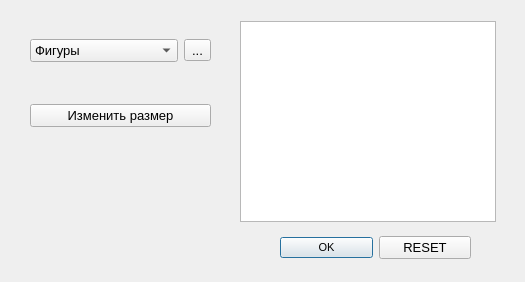
<?xml version="1.0" encoding="UTF-8"?>
<ui version="4.0">
 <class>FigureDialog</class>
 <widget class="QDialog" name="FigureDialog">
  <property name="geometry">
   <rect>
    <x>0</x>
    <y>0</y>
    <width>525</width>
    <height>282</height>
   </rect>
  </property>
  <property name="font">
   <font>
    <pointsize>10</pointsize>
   </font>
  </property>
  <property name="windowTitle">
   <string>Dialog</string>
  </property>
  <widget class="QGraphicsView" name="graphicsView">
   <property name="geometry">
    <rect>
     <x>240</x>
     <y>21</y>
     <width>256</width>
     <height>201</height>
    </rect>
   </property>
  </widget>
  <widget class="QWidget" name="horizontalLayoutWidget_2">
   <property name="geometry">
    <rect>
     <x>280</x>
     <y>230</y>
     <width>191</width>
     <height>35</height>
    </rect>
   </property>
   <layout class="QHBoxLayout" name="horizontalLayout_2">
    <item>
     <widget class="QPushButton" name="okButton">
      <property name="font">
       <font>
        <pointsize>8</pointsize>
       </font>
      </property>
      <property name="text">
       <string>OK</string>
      </property>
     </widget>
    </item>
    <item>
     <widget class="QPushButton" name="resetButton">
      <property name="text">
       <string>RESET</string>
      </property>
     </widget>
    </item>
   </layout>
  </widget>
  <widget class="QWidget" name="horizontalLayoutWidget">
   <property name="geometry">
    <rect>
     <x>30</x>
     <y>20</y>
     <width>181</width>
     <height>61</height>
    </rect>
   </property>
   <layout class="QHBoxLayout" name="horizontalLayout">
    <item>
     <widget class="QComboBox" name="FigureSelector">
      <item>
       <property name="text">
        <string>Фигуры</string>
       </property>
      </item>
      <item>
       <property name="text">
        <string>Квадрат</string>
       </property>
      </item>
      <item>
       <property name="text">
        <string>Круг</string>
       </property>
      </item>
      <item>
       <property name="text">
        <string>Треугольник</string>
       </property>
      </item>
      <item>
       <property name="text">
        <string>Текст</string>
       </property>
      </item>
     </widget>
    </item>
    <item>
     <widget class="QToolButton" name="FillButton">
      <property name="text">
       <string>...</string>
      </property>
     </widget>
    </item>
   </layout>
  </widget>
  <widget class="QWidget" name="horizontalLayoutWidget_3">
   <property name="geometry">
    <rect>
     <x>30</x>
     <y>90</y>
     <width>181</width>
     <height>51</height>
    </rect>
   </property>
   <layout class="QHBoxLayout" name="horizontalLayout_3">
    <item>
     <widget class="QPushButton" name="resizeButton">
      <property name="text">
       <string>Изменить размер</string>
      </property>
     </widget>
    </item>
   </layout>
  </widget>
 </widget>
 <resources/>
 <connections/>
</ui>
